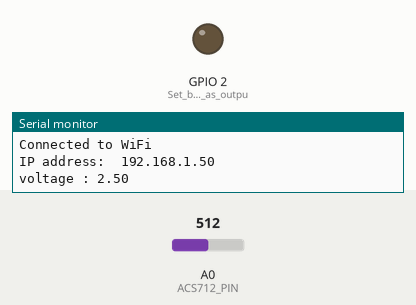
Simulated run of this sketch. Board: ESP8266 (NodeMCU). On the bench: output pins drawn as LEDs (lit = HIGH), the last lines printed to the serial monitor. Inputs (shaded band) come from the test bench; at power-on: A0 (ACS712_PIN) = 512. WiFi joins after 1.5 s; servers stay silent unless stated.

Above: at 3.2 s.
3.3 s: A0 (ACS712_PIN) set to 596
13.2 s: A0 (ACS712_PIN) set to 626
At 22.8 s:
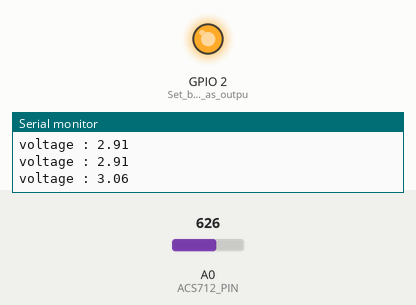
Timing chart, 0 to 29.4 s (numbered marks = the images above; inputs shaded):
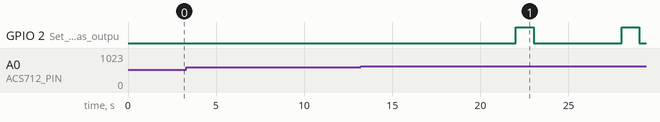

Measured:
- the behaviour switches between 613 and 614 on A0 (ACS712_PIN) (found by bisection; images 0 and 1)
- after the input at 13.2 s, GPIO 2 (Set_built_in_LED_as_outpu): alternates HIGH for 1.0 s and LOW for 5.0 s, starting after 8.8 s

The sketch:

refinedESP.ino
```cpp
#include <ESP8266WiFi.h>

const char* ssid = "Chargemate";
const char* password = "chargemate123";

WiFiServer server(8080);
const int ACS712_PIN = A0;   // ACS712 analog input pin


void setup() {
  pinMode(LED_BUILTIN, OUTPUT);  // Set built in LED as output
  Serial.begin(115200);
  delay(10);

  // Connect to Wi-Fi
  WiFi.begin(ssid, password);
  while (WiFi.status() != WL_CONNECTED) {
    delay(1000);
    Serial.println("Connecting to WiFi...");

  }
  Serial.println("Connected to WiFi");
  Serial.print("IP address:\t");
  Serial.println(WiFi.localIP());

  server.begin();
}

void loop() {
    WiFiClient client = server.available();

    // Read analog input from ACS712
    int sensorValue = analogRead(ACS712_PIN);  // Read analog value from ACS712
    float voltage = (sensorValue / 1023.0) * 5.0; // Convert sensor value to voltage (assuming 5.0V reference)

    Serial.print("voltage : ");
    Serial.println(voltage);
    delay(5000);

  // Adjust the threshold value as per your requirements
  float threshold = 3.0; // Example threshold value

   if (voltage > threshold) {
    digitalWrite(LED_BUILTIN, HIGH);
    delay(1000);   // Turn on the LED if the sensor value is above threshold
    digitalWrite(LED_BUILTIN, LOW);
  } else {
    digitalWrite(LED_BUILTIN, LOW);   // Turn off the LED otherwise
  }

 // Display current value on the web server
  if (client) {
    Serial.println("New client connected");
    String currentString = String(voltage, 2);  // Convert current to string with 2 decimal places
    String webPage = "Voltage: " + currentString + " A";

    client.println("HTTP/1.1 200 OK");
    client.println("Content-Type: text/html");
    client.println();
    client.println("<html><body>");
    client.println("<h1>" + webPage + "</h1>");
    client.println("</body></html>");
    client.println();
    delay(10);
    client.stop();
    Serial.println("Client disconnected");
  }
}
```
